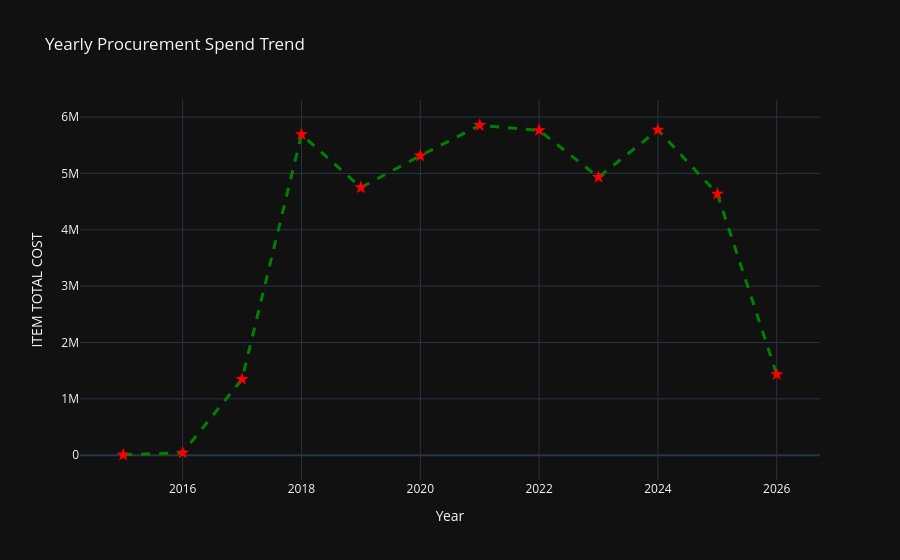

Notebook cell for this chart:
### Markdown cell above
<div style="background-color:black; padding:20px; border-radius:10px; margin-top:15px;">

<h3 style="color:#90EE90; text-align:left;">
Year-wise Procurement Spend Trend
</h3>

<p style="color:#90EE90; line-height:1.8;">
This chart shows the yearly trend of procurement spending, helping to identify long-term 
patterns, growth, or decline in procurement activities.
</p>

</div>

### Code cell
df['INPUT DATE'] = pd.to_datetime(df['INPUT DATE'], errors='coerce')
df['Year'] = df['INPUT DATE'].dt.year


yearly_spend = (
    df.groupby('Year')['ITEM TOTAL COST']
    .sum()
    .reset_index()
)


fig = px.line(
    yearly_spend,
    x='Year',
    y='ITEM TOTAL COST',
    title='Yearly Procurement Spend Trend',
    markers=True
)


fig.update_traces(
    line=dict(color='green', width=3, dash='dash'),
    marker=dict(
        color='red',   
        size=10,          
        symbol='star'   
    )
)

fig.update_layout(template='plotly_dark')

fig.show()

### Figure 1 — Plotly figure (JSON) as saved in the notebook; plotly's stock layout.template omitted (floating-point values rounded to 4 significant figures)
{"data": [{"hovertemplate": "Year=%{x}<br>ITEM TOTAL COST=%{y}<extra></extra>", "legendgroup": "", "line": {"color": "green", "dash": "dash", "width": 3}, "marker": {"color": "red", "size": 10, "symbol": "star"}, "mode": "lines+markers", "name": "", "orientation": "v", "showlegend": false, "type": "scatter", "x": [2015, 2016, 2017, 2018, 2019, 2020, 2021, 2022, 2023, 2024, 2025, 2026], "xaxis": "x", "y": [7775.0, 42330.0, 1349000.0, 5691000.0, 4751000.0, 5314000.0, 5855000.0, 5765000.0, 4934000.0, 5772000.0, 4636000.0, 1433000.0], "yaxis": "y"}], "layout": {"legend": {"tracegroupgap": 0}, "title": {"text": "Yearly Procurement Spend Trend"}, "xaxis": {"anchor": "y", "domain": [0, 1], "title": {"text": "Year"}}, "yaxis": {"anchor": "x", "domain": [0, 1], "title": {"text": "ITEM TOTAL COST"}}}}
